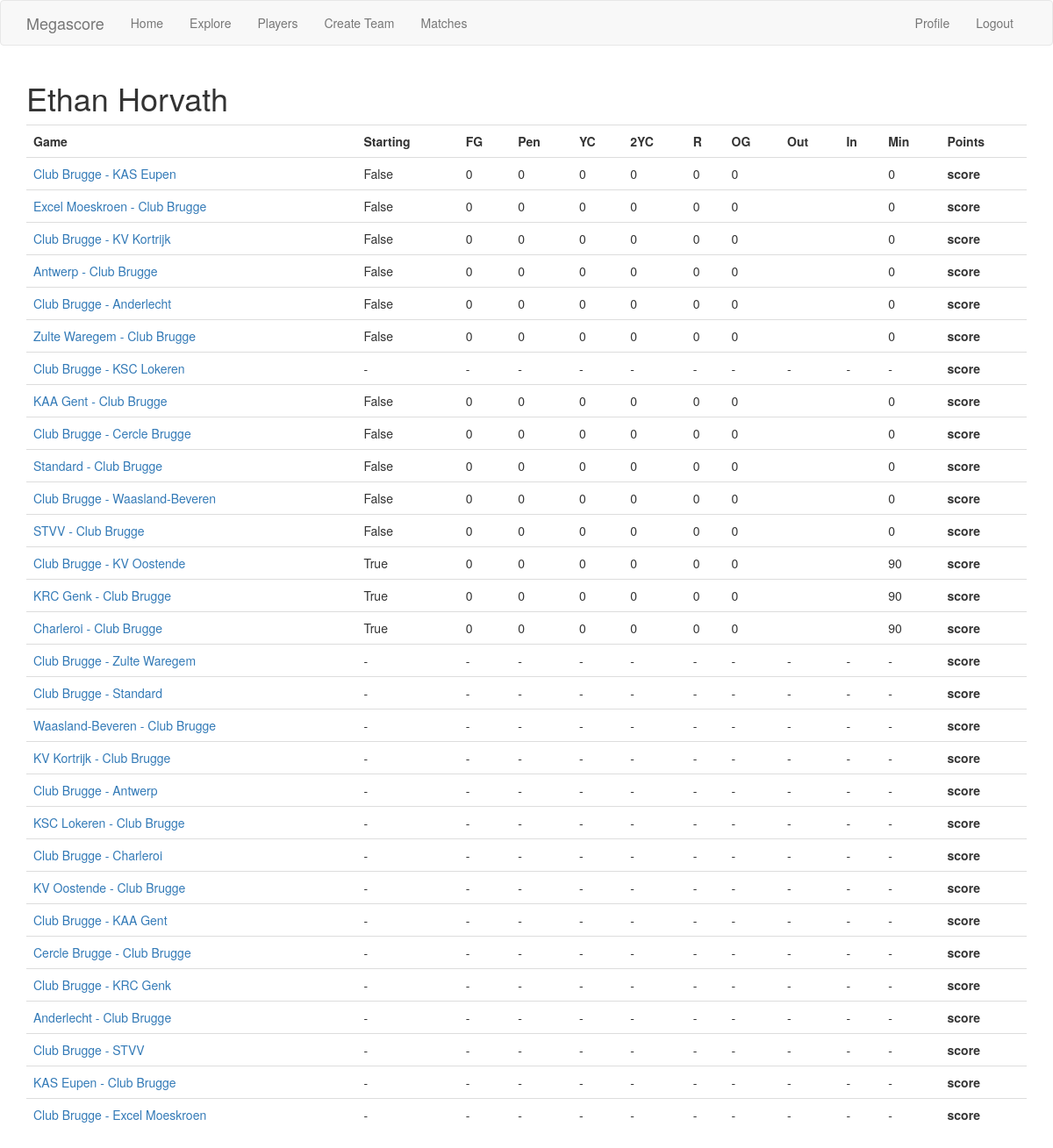
/players/2 (signed in), run on the app's committed database.
### app/models.py (models this page shows, shortened)
class Player(db.Model):
    id = db.Column(db.Integer, primary_key=True)
    name = db.Column(db.String(128), index=True, nullable=False)
    value = db.Column(db.Integer)
    team_id = db.Column(db.Integer, db.ForeignKey('team.id'))
    sporza_name = db.Column(db.String(128))
    team = db.relationship('Team', backref='players')
    def squad_appearance(self, match):
        try:
            return SquadAppearance.query.filter_by(player_id=self.id, match_id=match.id).one()
        except:
            return False

class Match(db.Model):
    id = db.Column(db.Integer, primary_key=True)
    matchday_id = db.Column(db.Integer, db.ForeignKey('matchday.id'))
    home_team_id = db.Column(db.Integer, db.ForeignKey('team.id'), nullable=False)
    away_team_id = db.Column(db.Integer, db.ForeignKey('team.id'), nullable=False)
    home_score = db.Column(db.Integer)
    away_score = db.Column(db.Integer)
    finished = db.Column(db.Boolean, default=False)
    home_team = db.relationship('Team', foreign_keys=[home_team_id], backref='home_matches')
    away_team = db.relationship('Team', foreign_keys=[away_team_id], backref='away_matches')
    matchday = db.relationship('Matchday', backref='matches')

class Team(db.Model):
    id = db.Column(db.Integer, primary_key=True)
    teamname = db.Column(db.String(64), index=True, unique=True, nullable=False)

### app/main/routes.py (the view)
@bp.route('/players/<player_id>')
@login_required
def player(player_id):
    player = Player.query.get(player_id)
    return render_template('player_detail.html', player=player)

### app/main/routes.py (called while the page is built)
@bp.before_app_request
def before_request():
    if current_user.is_authenticated:
        current_user.last_seen = datetime.utcnow()
        db.session.commit()

### app/models.py (called while the page is built)
@login.user_loader
def load_user(id):
    return User.query.get(int(id))

    def count_field_goals(self):
        return Goal.query.filter_by(scorer_id=self.player_id, match_id=self.match_id, goal_type='field_goal').count()

    def count_penalties_scored(self):
        return Goal.query.filter_by(scorer_id=self.player_id, match_id=self.match_id, goal_type='penalty_scored').count()

    def count_own_goals(self):
        return Goal.query.filter_by(scorer_id=self.player_id, match_id=self.match_id, goal_type='own_goal').count()

    def count_yellow_cards(self):
        return Card.query.filter_by(player_id=self.player_id, match_id=self.match_id, card_type='yellow').count()

    def count_second_yellow_cards(self):
        return Card.query.filter_by(player_id=self.player_id, match_id=self.match_id, card_type='second_yellow').count()

    def count_red_cards(self):
        return Card.query.filter_by(player_id=self.player_id, match_id=self.match_id, card_type='red').count()

    def get_subbed_out_minute(self):
        sub = Substitution.query.filter_by(player_out_id=self.player_id, match_id=self.match_id).first()
        if sub:
            return sub.minute
        else:
            return None

    def get_subbed_in_minute(self):
        sub = Substitution.query.filter_by(player_in_id=self.player_id, match_id=self.match_id).first()
        if sub:
            return sub.minute
        else:
            return None

    def minutes_played(self):
        if self.starting:
            if self.get_subbed_out_minute():
                return self.get_subbed_out_minute() if self.get_subbed_out_minute() < 90 else 90
            else:
                return 90
        else:
            if self.get_subbed_in_minute() and self.get_subbed_in_minute() < 90:
                if not self.get_subbed_out_minute():
                    return 90 - self.get_subbed_in_minute()
                else:
                    return self.get_subbed_out_minute() - self.get_subbed_in_minute()
            else:
                return 0

### app/templates/player_detail.html (shortened to what this page needs)
{% extends 'base.html' %}
{% block app_content %}
<h1>{{ player.name }}</h1>
<table class="table table-hover">
    <tr>
        <th>Game</th>
        <th>Starting</th>
        <th>FG</th>
        <th>Pen</th>
        <th>YC</th>
        <th>2YC</th>
        <th>R</th>
        <th>OG</th>
        <th>Out</th>
        <th>In</th>
        <th>Min</th>
        <th>Points</th>
    </tr>
    {% for match in (player.team.home_matches + player.team.away_matches)|sort(attribute='id') %}
        <tr>
            <td><a href="/matches/{{ match.id }}">{{ match.home_team.teamname }} - {{ match.away_team.teamname }}</a></td>
            {% if player.squad_appearance(match) in match.squads %}
            <td>{{ player.squad_appearance(match).starting }}</td>
            <td>{{ player.squad_appearance(match).count_field_goals() }}</td>
            <td>{{ player.squad_appearance(match).count_penalties_scored() }}</td>
            <td>{{ player.squad_appearance(match).count_yellow_cards() }}</td>
            <td>{{ player.squad_appearance(match).count_second_yellow_cards() }}</td>
            <td>{{ player.squad_appearance(match).count_red_cards() }}</td>
            <td>{{ player.squad_appearance(match).count_own_goals() }}</td>
            <td>
            </td>
            <td>
            </td>
            <td>
                {{ player.squad_appearance(match).minutes_played() }}
            </td>
            <td><strong>score</strong></td>
            {% else %}
            <td>-</td>
            <td>-</td>
            <td>-</td>
            <td>-</td>
            <td>-</td>
            <td>-</td>
            <td>-</td>
            <td>-</td>
            <td>-</td>
            <td>-</td>
            <td><strong>score</strong></td>
            {% endif %}
        </tr>
    {% endfor %}
</table>
{% endblock %}

### data on the page
Player: name "Ethan Horvath"
Match: home_team.teamname "Club Brugge", away_team.teamname "KAS Eupen", squad_appearance "False", squad_appearance "0"
Match: home_team.teamname "Excel Moeskroen", away_team.teamname "Club Brugge", squad_appearance "False", squad_appearance "0"
Match: home_team.teamname "Club Brugge", away_team.teamname "KV Kortrijk", squad_appearance "False", squad_appearance "0"
Match: home_team.teamname "Antwerp", away_team.teamname "Club Brugge", squad_appearance "False", squad_appearance "0"
Match: home_team.teamname "Club Brugge", away_team.teamname "Anderlecht", squad_appearance "False", squad_appearance "0"
Match: home_team.teamname "Zulte Waregem", away_team.teamname "Club Brugge", squad_appearance "False", squad_appearance "0"
Match: home_team.teamname "Club Brugge", away_team.teamname "KSC Lokeren", shows "score"
Match: home_team.teamname "KAA Gent", away_team.teamname "Club Brugge", squad_appearance "False", squad_appearance "0"
Match: home_team.teamname "Club Brugge", away_team.teamname "Cercle Brugge", squad_appearance "False", squad_appearance "0"
Match: home_team.teamname "Standard", away_team.teamname "Club Brugge", squad_appearance "False", squad_appearance "0"
Match: home_team.teamname "Club Brugge", away_team.teamname "Waasland-Beveren", squad_appearance "False", squad_appearance "0"
Match: home_team.teamname "STVV", away_team.teamname "Club Brugge", squad_appearance "False", squad_appearance "0"
Match: home_team.teamname "Club Brugge", away_team.teamname "KV Oostende", squad_appearance "True", squad_appearance "0", squad_appearance "90"
Match: home_team.teamname "KRC Genk", away_team.teamname "Club Brugge", squad_appearance "True", squad_appearance "0", squad_appearance "90"
Match: home_team.teamname "Charleroi", away_team.teamname "Club Brugge", squad_appearance "True", squad_appearance "0", squad_appearance "90"
Match: home_team.teamname "Club Brugge", away_team.teamname "Zulte Waregem", shows "score"
Match: home_team.teamname "Club Brugge", away_team.teamname "Standard", shows "score"
Match: home_team.teamname "Waasland-Beveren", away_team.teamname "Club Brugge", shows "score"
Match: home_team.teamname "KV Kortrijk", away_team.teamname "Club Brugge", shows "score"
Match: home_team.teamname "Club Brugge", away_team.teamname "Antwerp", shows "score"
Match: home_team.teamname "KSC Lokeren", away_team.teamname "Club Brugge", shows "score"
Match: home_team.teamname "Club Brugge", away_team.teamname "Charleroi", shows "score"
Match: home_team.teamname "KV Oostende", away_team.teamname "Club Brugge", shows "score"
Match: home_team.teamname "Club Brugge", away_team.teamname "KAA Gent", shows "score"
Match: home_team.teamname "Cercle Brugge", away_team.teamname "Club Brugge", shows "score"
Match: home_team.teamname "Club Brugge", away_team.teamname "KRC Genk", shows "score"
Match: home_team.teamname "Anderlecht", away_team.teamname "Club Brugge", shows "score"
Match: home_team.teamname "Club Brugge", away_team.teamname "STVV", shows "score"
Match: home_team.teamname "KAS Eupen", away_team.teamname "Club Brugge", shows "score"
Match: home_team.teamname "Club Brugge", away_team.teamname "Excel Moeskroen", shows "score"
